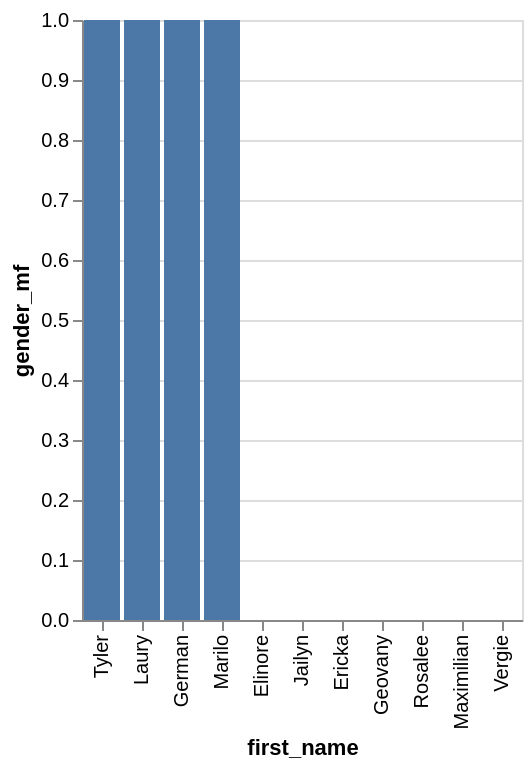

Write a Vega-Lite specification for this figure.
### Vega-Lite specification from a JSON file in a GitHub repository (floating-point values rounded to 4 significant figures)
{"data": {"values": [{"x_data": "Tyler", "y_data": 1}, {"x_data": "Elinore", "y_data": 0}, {"x_data": "Jailyn", "y_data": 0}, {"x_data": "Ericka", "y_data": 0}, {"x_data": "Geovany", "y_data": 0}, {"x_data": "Rosalee", "y_data": 0}, {"x_data": "Laury", "y_data": 1}, {"x_data": "German", "y_data": 1}, {"x_data": "Maximilian", "y_data": 0}, {"x_data": "Vergie", "y_data": 0}, {"x_data": "Marilo", "y_data": 1}]}, "mark": "bar", "encoding": {"x": {"field": "x_data", "type": "nominal", "title": "first_name", "sort": {"op": "sum", "field": "y_data", "order": "descending"}}, "y": {"field": "y_data", "type": "quantitative", "title": "gender_mf"}}}
